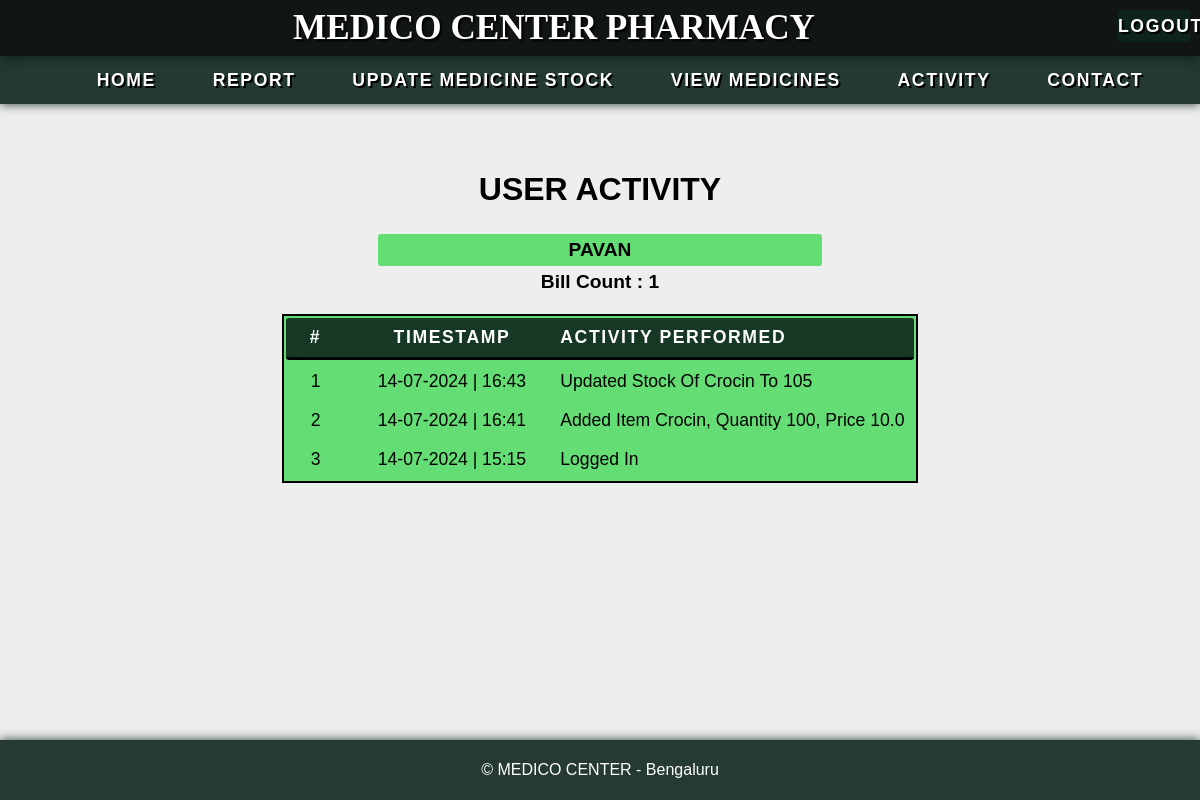
Screenshot of /user-activity (signed in) with the database file from the repository.
### app/models.py (models this page shows)
class User(db.Model):
    id = db.Column(db.Integer, primary_key=True)
    username = db.Column(db.String(100), unique=True, nullable=False)
    email = db.Column(db.String(120), unique=True, nullable=False)
    password = db.Column(db.String(120), nullable=False)
    items = db.relationship('Item', backref='user', lazy=True)
    activity = db.relationship('UserActivity', backref='user',
                               lazy=True, cascade='all, delete-orphan')

class UserActivity(db.Model):
    id = db.Column(db.Integer, primary_key=True)
    user_id = db.Column(db.Integer, db.ForeignKey('user.id'), nullable=False)
    timestamp = db.Column(
        db.DateTime, default=lambda: datetime.now(timezone("Asia/Kolkata")))
    activity_performed = db.Column(db.String(200), nullable=False)

### app/views.py (the view)
@app.route("/user-activity")
def user_activity():
    user_id = session['user_id']
    activities = UserActivity.query.filter_by(
        user_id=user_id).order_by(UserActivity.timestamp.desc()).all()
    bill_count = Bill.query.filter_by(user_id=user_id).count()
    user_activities = defaultdict(list)
    for activity in activities:
        user_activities[activity.user].append(activity)
    return render_template("user_activity.html", user_activities=user_activities, bill_count=bill_count)

### app/templates/user_activity.html
{% extends 'layout.html' %} {% block title %}User Activity{% endblock %} {%
block content %}
<section class="container user-activity">
  <h2>User Activity</h2>
  <div class="all-users">
    {% for user, activities in user_activities.items() %}
    <div class="user">
      <h3 class="user-email">{{ user.username }}</h3>
      <h4 class="bill-count">Bill Count : {{ bill_count }}</h4>
      <div class="user-activity-logs">
        <table>
          <thead>
            <tr>
              <th>#</th>
              <th>Timestamp</th>
              <th>Activity Performed</th>
            </tr>
          </thead>
          <tbody>
            {% for activity in activities %}
            <tr>
              <td>{{ loop.index }}</td>
              <td>{{ activity.timestamp.strftime('%d-%m-%Y | %H:%M ') }}</td>
              <td>{{ activity.activity_performed }}</td>
            </tr>
            {% endfor %}
          </tbody>
        </table>
      </div>
    </div>
    {% endfor %}
  </div>
</section>
{% endblock %}

### app/static/css/style.css (style rules this page uses)
:root { --brand-font: Georgia, "Times New Roman", Times, serif; --body-font: "Franklin Gothic Medium", "Arial Narrow", Arial, sans-serif; --main-col: hsla(157, 45%, 10%, 0.898); --accent-col: #0ad4259a; --heading-f-size: 2rem; --default-f-size: 1.1rem; --border-rad: 3px; --container-border-rad: 5px; --main-header-f-col: rgba(255, 255, 255, 1); --headings-col: rgba(75, 121, 1, 0.5); --inp-fields-border: rgb(204, 204, 204); --inp-fields-bg: rgb(238, 238, 238); --buttons-col: rgb(119, 206, 102); }
html { margin: 0 !important; }
* { box-sizing: border-box; }
body { margin: 0; padding: 0; background-color: var(--inp-fields-bg); }
.new-bill h2, .current-bill h2, .container h2, .edit-item h2, .bill-report h2, h3 { font-family: var(--body-font); text-align: center; font-size: var(--heading-f-size); text-transform: uppercase; }
.current-bill .table thead tr, .bills-item-table thead tr, .container .user-activity-logs table thead tr { border-radius: var(--border-rad); background-color: var(--main-col); display: grid; grid-template-columns: 3fr 1fr 2fr 2fr; border-bottom: 3px solid black; }
.current-bill .table thead tr th, .current-bill .table tbody tr td, .item-table thead tr th, .item-table tbody tr td, .bills-item-table thead tr th, .bills-item-table tbody tr td, .container .user-activity-logs table thead tr, .container .user-activity-logs table tbody tr { width: 100%; font-family: var(--body-font); font-size: var(--default-f-size); padding-top: 1vh; padding-bottom: 1vh; margin-right: 5px; text-transform: capitalize; }
.current-bill .table thead tr th, .items .item-table thead tr th, .bills-item-table thead tr th, .container .user-activity-logs table thead tr th, .item-wise-bills .item-wise-bills-table thead tr th { font-size: var(--default-f-size); letter-spacing: 0.1rem; color: var(--main-header-f-col); text-transform: uppercase; }
.container, .edit-item { margin-inline: auto; border-radius: var(--border-rad); display: flex; flex-direction: column; justify-content: space-evenly; align-items: center; margin-top: 10vh; width: 40%; }
.container h2 { color: black; }
.bills, .item-wise-bills, .item-table, .user-activity-logs { max-height: 50vh; height: auto; overflow: scroll; margin-top: 2vh; border: 2px solid black; margin-inline: auto; background-color: var(--accent-col); }
.item-table, .user-activity-logs { width: auto; }
.container .user-email, .container .bill-count { font-family: var(--body-font); font-size: 1.2rem; text-align: center; padding: 5px; border-radius: var(--border-rad); margin: 0; background-color: var(--accent-col); width: 70%; }
.container { margin-top: 5vh; margin-inline: auto; border: none; }
.user-activity { width: 100%; }
.container .user-activity-logs { max-height: 50vh; height: auto; overflow: scroll; }
.user { display: flex; flex-direction: column; align-items: center; }
.container .bill-count { background-color: var(--inp-fields-bg); }
.container .user-activity-logs table thead tr, .container .user-activity-logs table tbody tr { display: grid; grid-template-columns: 1fr 3fr 6fr; text-align: center; font-family: var(--body-font); gap: 20px; padding-right: 5px; }
.container .user-activity-logs table thead tr th:last-child, .container .user-activity-logs table tbody tr td:last-child { text-align: left; }

### rows the page displays
User: username "PAVAN", id "1"
UserActivity: timestamp "14-07-2024 | 16:43", activity_performed "Updated Stock Of Crocin To 105"
UserActivity: timestamp "14-07-2024 | 16:41", activity_performed "Added Item Crocin, Quantity 100, Price 10.0"
UserActivity: timestamp "14-07-2024 | 15:15", activity_performed "Logged In"
